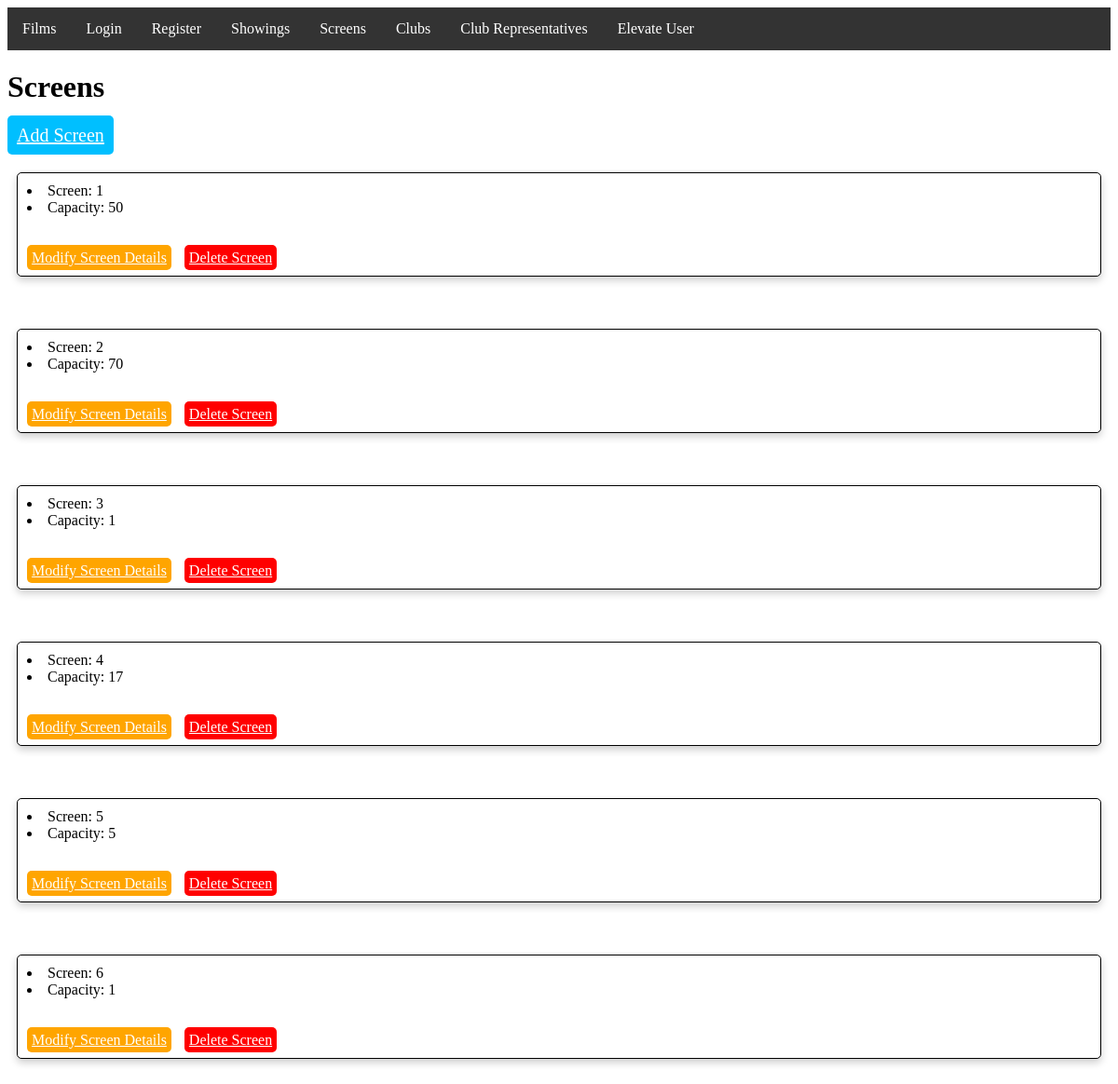
Page /screens/ on the committed database.
### UWEFlix/models.py (models this page shows, shortened)
class Screen(models.Model):
    screen_number = models.PositiveSmallIntegerField(unique=True)
    capacity = models.PositiveIntegerField()

### UWEFlix/views.py (the view)
# urls.py: path('screens/', views.show_screens, name='screens'),
def show_screens(request):
    queryset = Screen.objects.all()
    return render(request, 'UWEFlix/screens.html', {
        'screens': list(queryset)
    })

### UWEFlix/templates/UWEFlix/screens.html (shortened to what this page needs)
{% extends 'UWEFlix/navbar.html' %}
{% block content %}
<html>
  <head>
    <link rel="stylesheet" href="/static/films.css">
  </head>
  <body>
    <h1>Screens</h1>
    <a href="{% url 'add_screen' %}" class="btn btn-primary add-film-btn">Add Screen</a>
    <br><br>
      {% for screen in screens %}
        <div class="film-box">
          <div>
            <li>Screen: {{ screen.screen_number }}</li>
            <li>Capacity: {{ screen.capacity }}</li>
            <br><br>
            <a href="{% url 'update_screen' screen.id %}" class="btn btn-secondary modify-film-btn">Modify Screen Details</a>
            <a href="#" class="btn btn-danger delete-film-btn" onclick="return confirm('Are you sure you want to delete this film?');">Delete Screen</a>
          </div>
        </div>
          <br><br>
      {% endfor %}
  </body>
</html>
{% endblock %}

### UWEFlix/static/films.css (style rules this page uses)
.film-box { border: 1px solid black; padding: 10px; margin: 10px; box-shadow: 0 4px 8px 0 rgba(0, 0, 0, 0.2); transition: 0.3s; border-radius: 5px; background-color: white; }
.add-film-btn { background-color: #00bfff; color: white; padding: 10px; font-size: 20px; border-radius: 5px; }
.modify-film-btn { background-color: #ffa500; color: white; padding: 5px; font-size: 16px; border-radius: 5px; margin-right: 10px; }
.delete-film-btn { background-color: #ff0000; color: white; padding: 5px; font-size: 16px; border-radius: 5px; }

### rows in the picture
Screen: screen_number "1", capacity "50"
Screen: screen_number "2", capacity "70"
Screen: screen_number "3", capacity "1"
Screen: screen_number "4", capacity "17"
Screen: screen_number "5", capacity "5"
Screen: screen_number "6", capacity "1"
